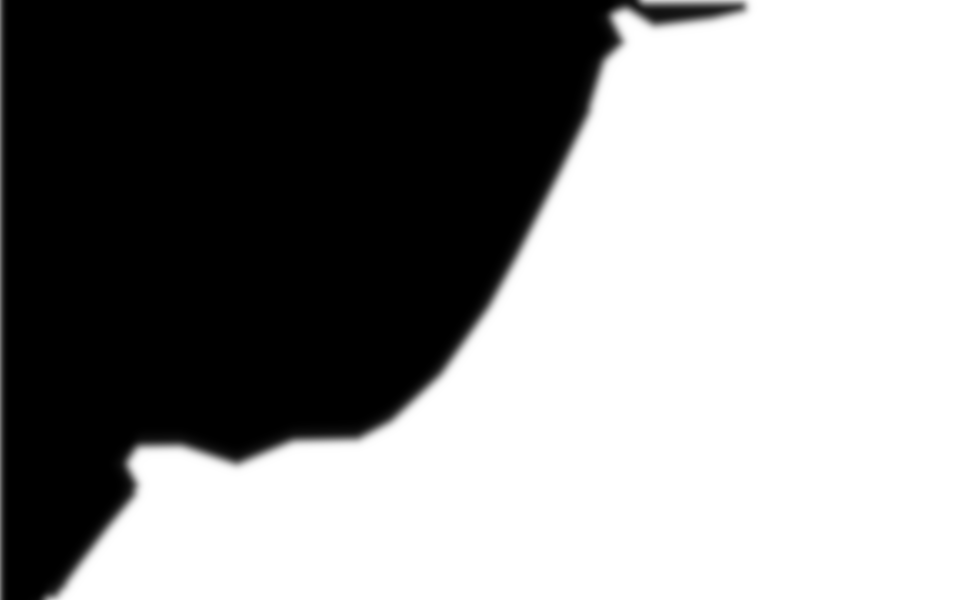
#> input picture _notebooks/data/2020-04-13-Deconstructing-A-Monet/Sea.png, 2880 x 1800 px (shown at 1/3 size)
$ jupyter execute --allow-errors 2020-04-13-Deconstructing-A-Monet.ipynb   (older library calls are emulated)
#> lines starting #> are read from the running program, lines starting #| are printed output that depends on the picture
# Deconstructing a Monet
> Let's try and mathematically deconstruct a Monet

- toc: true
- badges: true
- comments: true
- categories: [Computer Vision,Linear Algebra]
- image: images/2020-04-13-Deconstructing-A-Monet/header.jpg

## An introduction

Let's go on an adventure, and try and answer some questions from an incredible painting by Claude Monet called [The Cliff, Étretat, Sunset](https://learn.ncartmuseum.org/artwork/the-cliff-etretat-sunset/).

In particular, I'm interested if we can work out:

1. Where it was painted.
2. When it was painted.

These questions are by no means new, they were addressed by [Don Olson](https://www.smithsonianmag.com/arts-culture/forensic-astronomer-solves-fine-arts-puzzles-116770403) and his [team](https://www.txstate.edu/news/news_releases/news_archive/2014/January-2014/Olson012114.html) from Texas State University].

However I think it's an interesting exercise, and one that we can learn from, and help us think about some important matehmatical concepts from a new perspective.

What do we truly know? After all, we are trying to mathematically analyze a painting by possibly the most famous impressionlist artist in history.

## Gathering what we know

Let's start by collecting some pieces of infomrmation that we know.

Looking at the painting, I notice a few useful features.

1. The sun
2. A distinctive rock pinnacle.
3. The horizon

Let's look at each of these in isolation.

### The Sun

Let's start with some facts:

* The sun has a radius of $\sim 6.96\times 10^8$ m.
* The sun is $\sim 1.5\times 10^{11}$ m from earth.
* The sun subtends an angle of $\sim 0.5317^{\circ}${% fn 1 %} in the sky.

In the image of the painting, it occupies a bounding box limited by:
* x1,y1 = 4180px, 1973px
* x2,y2 = 4330px, 2115px

I.e. it has a radius of ±73 pixels and is centered at:
* x_center = 4255px
* y_center = 2044px

Let's pause for a moment, and make a critical assumption, that it was painted with perspecrtive.

Other works by Monet clearly have perspective, which we can directly measure, for example *The Railway Bridge at Argenteuil* which we can see below.

If we work with this assumption, we can proceed to work out the "focal length" of the painting in pixels.

From this, we can see that

$\frac{R_{sun}}{D_{sun}} = \frac{r_{pixels}} {f_{pixels}}$

or

$ f_{pixels} = \frac{r_{pixels}}{(\frac{R_{sun}}{D_{sun}})}$

[cell 1]
R_sun = 6.96*10**8
D_sun = 1.5*10**11
r_pixels = 73
f_pixels = (r_pixels/(R_sun/D_sun))
print(int(f_pixels))

$ f_{pixels} = 15.7 \times 10^3$

### A distinctive rock pinnacle.


Height of the pinnacle{% fn 2 %}:
* Low tide = 54.5m
* High tide = 46.0m
* Avg = 50.25m

In the image, we see that:
* Pinnacle Peak = 1423 px
* Pinnacle Base = 2486 px
* Pinnacle Height = 1063 px

Using the same geometric argument from before, we see that:

$\frac{R_{pinnacle}}{D_{pinnacle}} = \frac{r_{pixels}} {f_{pixels}}$

$D_{pinnacle} = \frac{R_{pinnacle}}{(\frac{r_{pixels}} {f_{pixels}})}$

[cell 2]
R_pinnacle = 50.25
r_pixels = 1063
D_pinnacle_meters = int(R_pinnacle/(r_pixels /(f_pixels)))
print(D_pinnacle_meters)

So assuming the pinnacle is approximately 743 m from the painter.

### The Horizon

Let's look at the last point we can clearly measure in the painting, the horizon line.

The distance $d$ to the horizon is:
${\displaystyle d\approx {\sqrt {2\,h\,r}}\,}$

Where:
* $r$ is the radius of the earth ($6,371 \times 10^3$m)
* $h$ is the height of the observer

Assuming that $h$ is at least 2m, then the distance to the horizon is at least 5km.

Using similar arguments as before, we can find the height of Monet above the waterline.

$\frac{H_{Monet}}{D_{horizon}} = \frac{H_{intersection}}{D_{horizon}-D_{pinnacle}}$

$H_{Monet} =H_{intersection} \times  \frac{D_{horizon}}{D_{horizon}-D_{pinnacle}}$


Where:

$H_{intersection}= 50.25 \times \frac{H_{intersection}}{H_{pinnacle}}$

We can now find an upper and lower bound for the height of Monet's view point above sea level.

If we look at the fraction, $\frac{D_{horizon}}{D_{horizon}-D_{pinnacle}}$, we can see that it approaches 1, as the horizon gets further and further away.

[cell 3]
R_pinnacle_meters = 50.25
Horizon_Height_Above_pinnacle_base_pixels = 136
pinnacle_Height_pixels = 1063
D_horizon_meters = 5_000

H_monet_lower = R_pinnacle_meters  * (Horizon_Height_Above_pinnacle_base_pixels/pinnacle_Height_pixels)  *  D_horizon_meters/(D_horizon_meters-D_pinnacle_meters)
H_monet_upper = R_pinnacle_meters  * (Horizon_Height_Above_pinnacle_base_pixels/pinnacle_Height_pixels)

print(H_monet_lower)
print(H_monet_upper)

This gives us height of Monet's view point is between 7.5m and 6.5m, depending on the distance to the horizon.

We could continue to iteritvely optimize to find a precise solution, but we won't.

## Broad Brushstrokes

[cell 4]
import numpy as np
import matplotlib.pyplot as plt
from scipy.optimize import least_squares
plt.rcParams["figure.figsize"] = (15,15)

def create_matrix(x):
    a = x[0]
    b = x[1]
    c = x[2]
    d = x[3]
    theta = x[4]
    matrix =  np.array([[a*np.cos(theta),-b*np.sin(theta),c],
                                    [a*np.sin(theta),b*np.cos(theta),d],
                                    [0,0,1]])
    return(matrix)

def map_points(matrix,points):
    points_h = np.hstack([points,np.ones([points.shape[0],1])])
    translated = np.dot(matrix,points_h.T).T
    translated = translated[:,0:2]
    return(translated)

def fun(x,points_px, points_UTM):
    matrix = create_matrix(x)
    mapped_points = map_points(matrix,points_px)
    delta = (points_UTM - mapped_points).ravel()
    return(delta)

def find_map(points_UTM,points_px):
    x0 = np.array([0,0,points_UTM[0][0],points_UTM[0][1],0])

    optimization_results = least_squares(fun, x0,  verbose=1, x_scale='jac', ftol=1e-4, method='lm',
                                     loss='linear',args=(points_px,points_UTM))

    matrix = create_matrix(optimization_results.x)
    return(matrix)


points_UTM = np.array([[298677.80,5510270.88],[298139.09,5509855.06],[298844.00,5509591.13],
                 [298535.40,5509865.06],[298994.63,5509873.62],[297799.09,5509725.99]])

points_px = np.array([[2031,663],[1189,1367],[2341,1755],[1828,1328],[2572,1286],[640,1599]])


matrix = find_map(points_UTM,points_px)

[cell 5]
from PIL import Image

mapped_points = map_points(matrix,points_px)

#> (the rest of this cell did not finish here and is left out)

[cell 6]
rows,cols = 1800,2880
#> rows = 1800; cols = 2880
array = np.array((rows,cols))
#> array = [1800, 2880]

inv_matrix = np.linalg.inv(matrix)

x = np.arange(0, cols)
#> x = 2880 values from 0 to 2879
y = np.arange(0, rows)
#> y = 1800 values from 0 to 1799
xv, yv = np.meshgrid(x, y)


point_grid = np.vstack([xv.ravel(),yv.ravel()]).T
mapped_grid = map_points(matrix,point_grid)


radius = np.linalg.norm(mapped_grid - np.array([297607.31,5509845.30]),axis=1)

plt.imshow(radius.reshape(rows,cols))
plt.show()
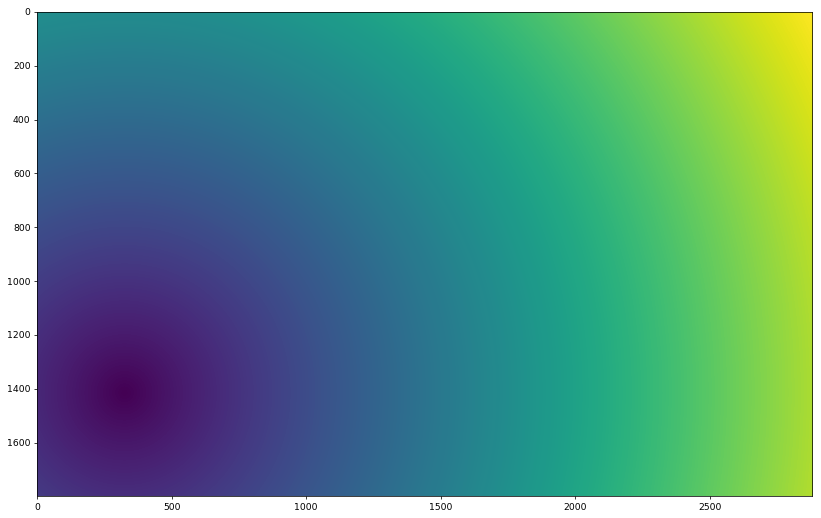
#> figure drawn by matplotlib, 1 panel


#print(matrix)
#print(np.linalg.inv(matrix))
#print(np.dot(matrix,np.linalg.inv(matrix)))

[cell 7]
def compute_focal_length():
    R_sun = 6.96*10**8
    D_sun = 1.5*10**11
    sun_radius_pixels = np.random.normal(73,10)
    f_pixels = (sun_radius_pixels/(R_sun/D_sun))
    return(f_pixels)

def compute_distance_to_pinnacle(f_pixels):
    height_pinnacle_meters = np.random.uniform(46,54.5)
    hieght_pinnacle_pixels = np.random.normal(1063,10)
    distance_pinnacle_meters = height_pinnacle_meters/(hieght_pinnacle_pixels/(f_pixels))
    return(distance_pinnacle_meters)

distances = []
for i in range(1_000_000):
    f_pixels = compute_focal_length()
    distance_pinnacle_meters = compute_distance_to_pinnacle(f_pixels)
    distances.append(distance_pinnacle_meters)

hist,bins = np.histogram(distances,bins=np.arange(0,2000))

filtered = np.convolve(0.02*np.ones(50),hist, 'same')
plt.plot(filtered)
plt.plot(hist,alpha=0.2)
plt.show()
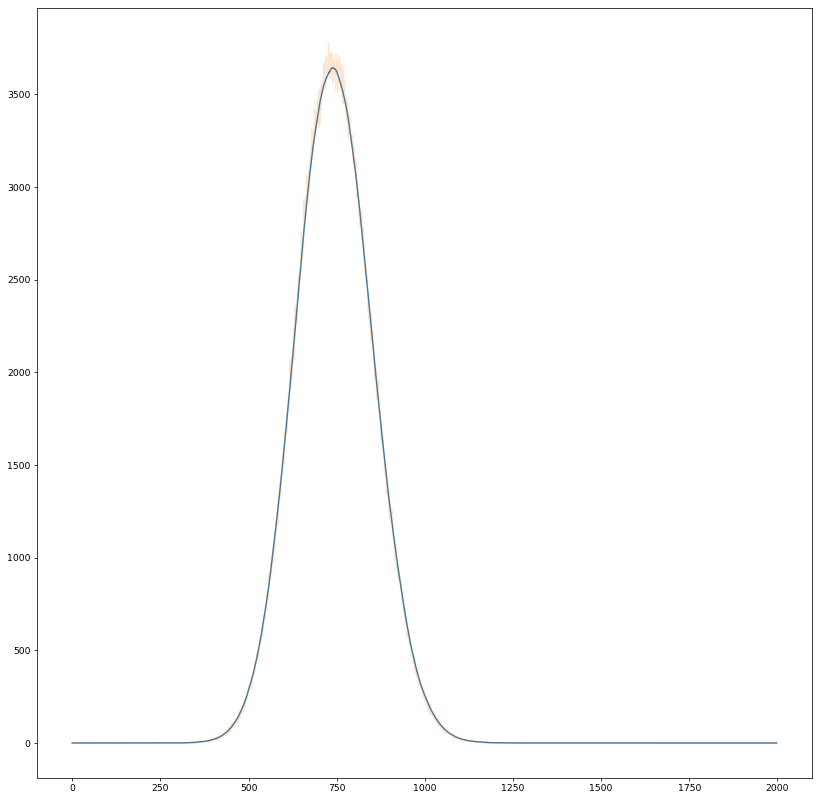
#> figure drawn by matplotlib, 1 panel; curve peaks at x = 738, y = 3644.2; curve peaks at x = 727, y = 3777

[cell 8]
radial_likelihood = filtered[radius.astype(np.int)].reshape(rows,cols)
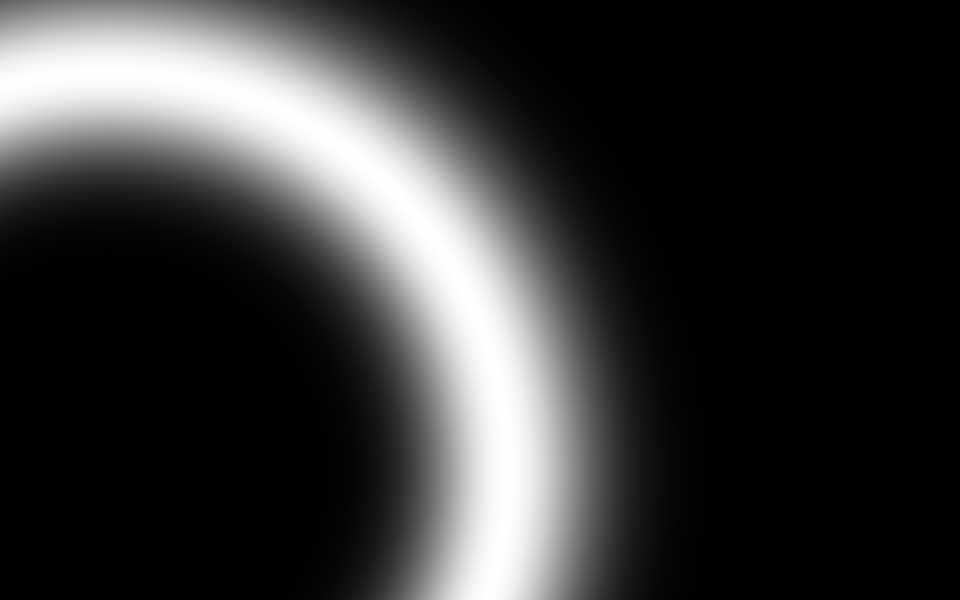
#> radial_likelihood: shape (1800, 2880) float64 (shown at 1/3 size); min 0, max 3644.2, mean 789; drawn with min black and max white

plt.imshow(radial_likelihood)
plt.show()

sea = np.asarray(Image.open('data/2020-04-13-Deconstructing-A-Monet/Sea.png'))
#> sea is the input picture: shape (1800, 2880, 4); mean R, G, B, A 143.8, 143.8, 143.8, 254.6
sea = sea[:,:,0].astype(np.float64)
#> sea: shape (1800, 2880) float64
plt.imshow(sea)
plt.show()


height = np.asarray(Image.open('data/2020-04-13-Deconstructing-A-Monet/Height.png'))
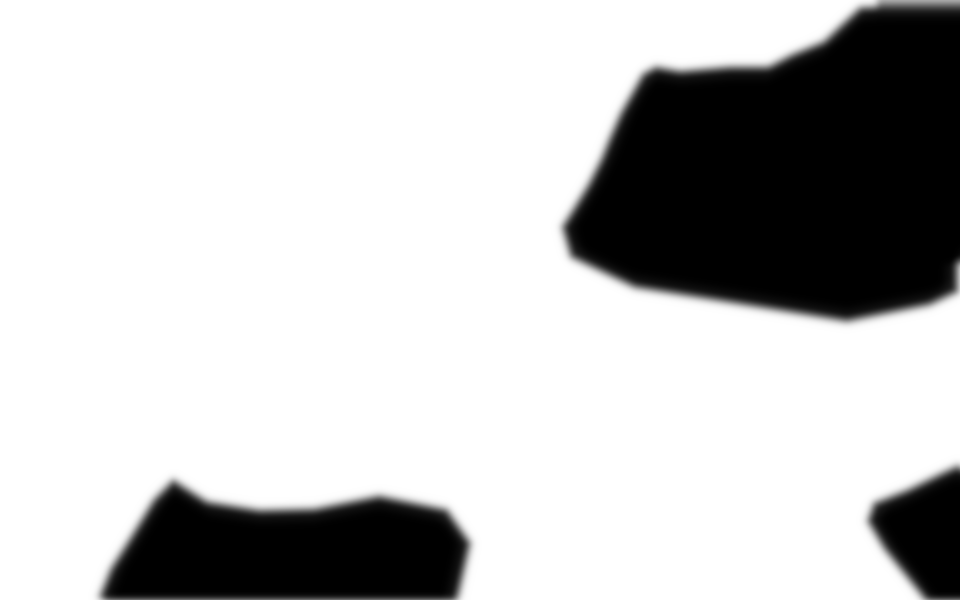
#> input picture _notebooks/data/2020-04-13-Deconstructing-A-Monet/Height.png, 2880 x 1800 px (shown at 1/3 size)
#> height is the input picture: shape (1800, 2880, 4); mean R, G, B, A 195.9, 195.9, 195.9, 254.3
height = height[:,:,0].astype(np.float64)
#> height: shape (1800, 2880) float64

plt.imshow(height)
plt.show()

beach = np.asarray(Image.open('data/2020-04-13-Deconstructing-A-Monet/Beach.png'))
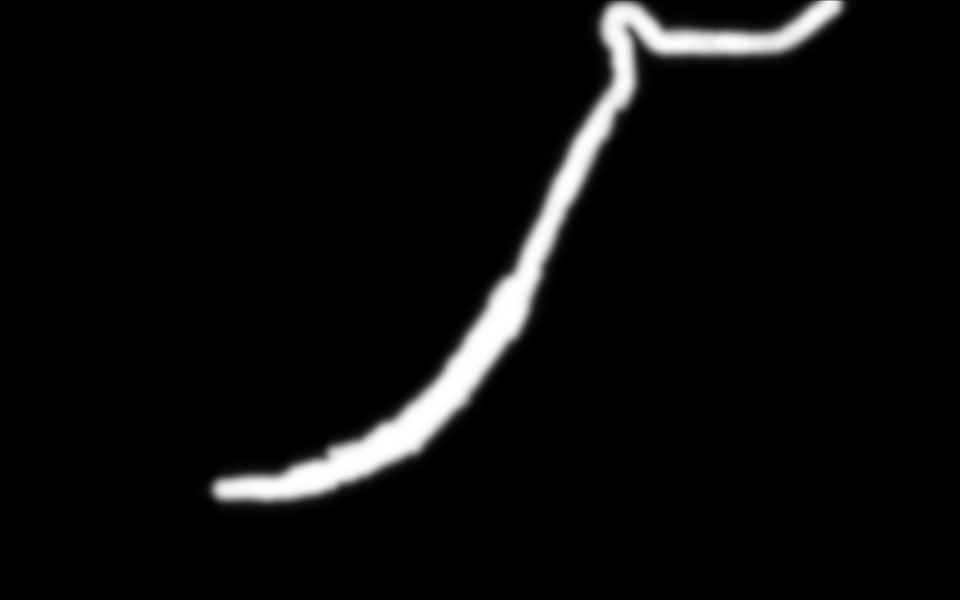
#> input picture _notebooks/data/2020-04-13-Deconstructing-A-Monet/Beach.png, 2880 x 1800 px (shown at 1/3 size)
#> beach is the input picture: shape (1800, 2880, 3); min 0, max 255, mean 11.5
beach = beach[:,:,0].astype(np.float64)
#> beach: shape (1800, 2880) float64

plt.imshow(beach)
plt.show()


plt.imshow(radial_likelihood*sea*height*beach)
plt.grid()
plt.show()
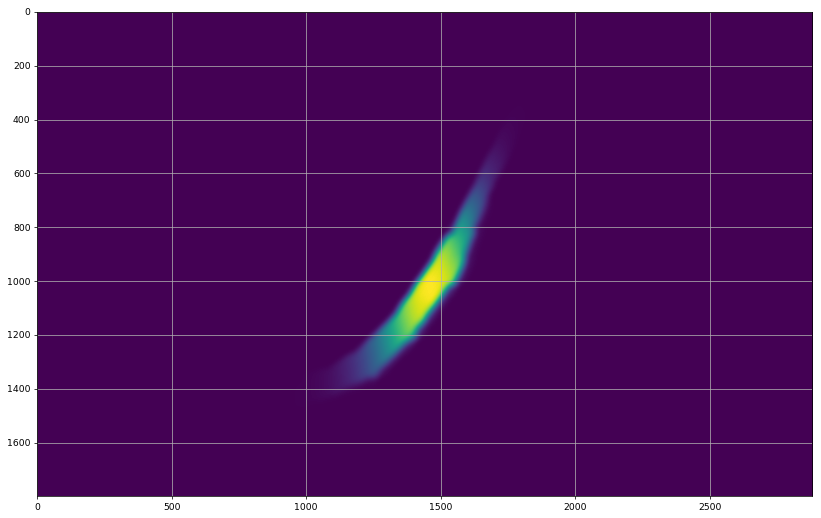
#> figure drawn by matplotlib, 1 panel
